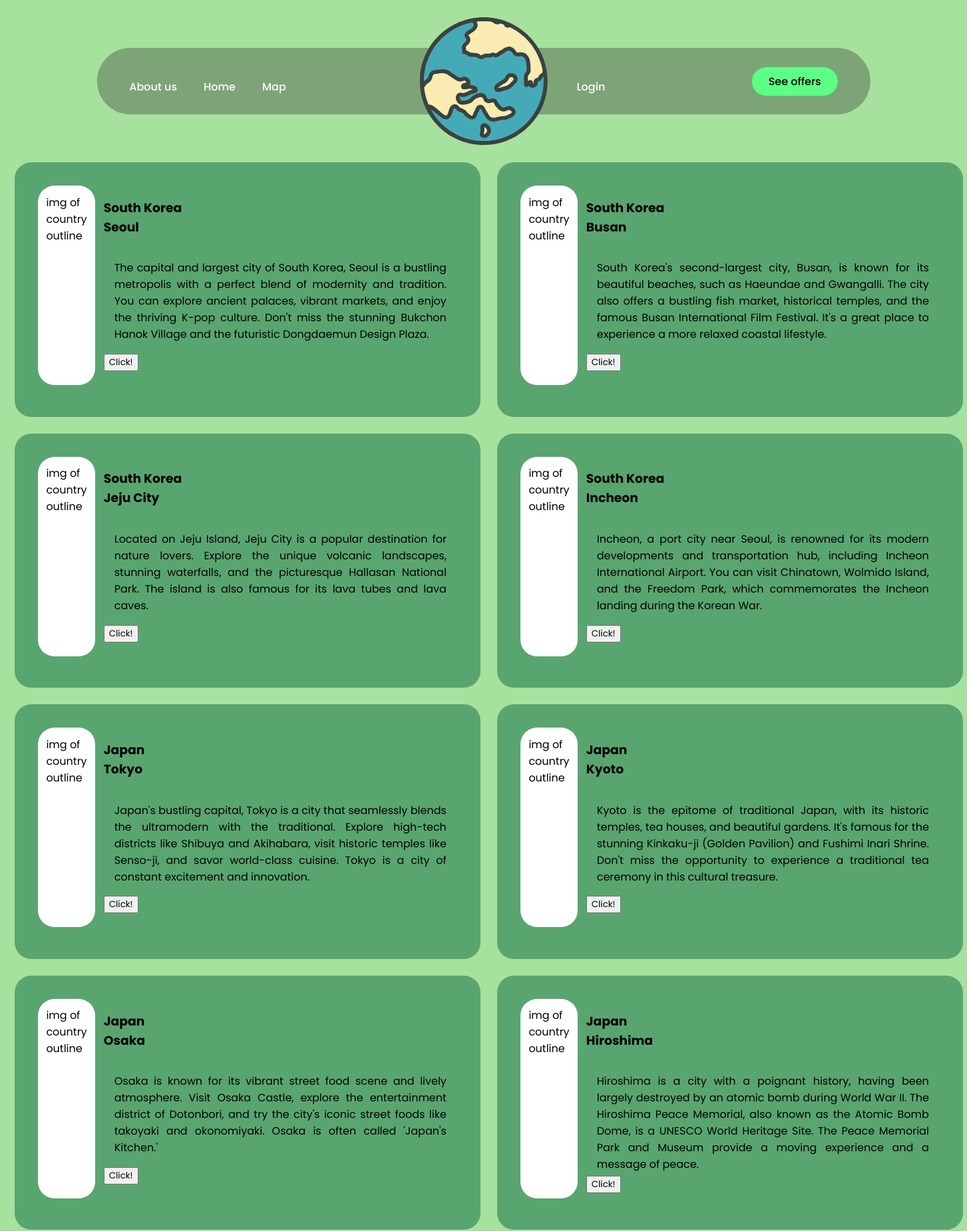
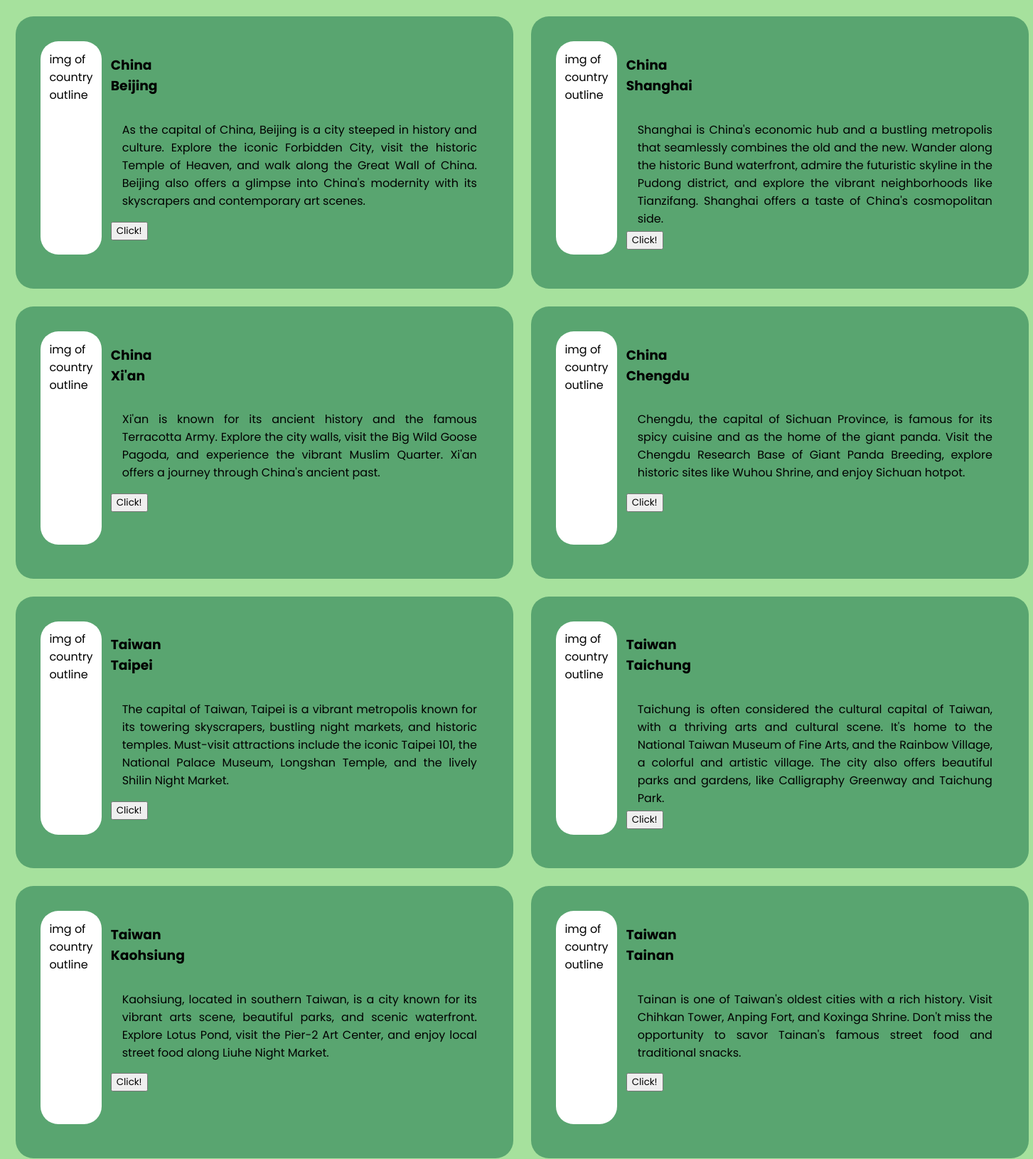
The app's page /website/alloffers.php (upper part) with its own data (2 pictures, top to bottom).
### tables this page shows
CREATE TABLE `countries` (
  `country_id` int(11) NOT NULL,
  `country_name` varchar(60) NOT NULL,
  `country_desc` text NOT NULL
);

CREATE TABLE `places` (
  `place_id` int(11) NOT NULL,
  `country_id` int(11) NOT NULL,
  `city` varchar(70) NOT NULL,
  `city_desc` text NOT NULL
);

### website/require/database.php (called while the page is built, shortened)
<?php
function getUser() {
    $user = null;
    return $user;
}
?>

### website/alloffers.php (the view, shortened to what this page needs)
<!DOCTYPE html>
<html lang="en">
<head>
    <link rel="stylesheet" href="css/style.css">
    <?php
        $fileName = basename(__FILE__, '.php');
        if (file_exists("css/$fileName.css")) {
            echo "<link rel='stylesheet' href='css/$fileName.css'>";
        }
    ?>
</head>
<body>
    <?php
    require_once("require/database.php");
    $user = getUser();
    require_once("components/header.php");
    ?>
    <main>
        <div class="grid-wrapper">
<?php
    $countryName = "SELECT countries.country_name FROM countries, places
                    WHERE countries.country_id = places.country_id";
    $placeQuery = "SELECT places.city, places.city_desc FROM places";
    $result = $db -> Query($placeQuery);
    $countryResult = $db -> Query($countryName);
    while($row = $result -> fetch_assoc() AND $countryRow = $countryResult ->fetch_assoc()) {
        printf("
        <div class='grid-element'>
                <div class='img-sect'>img of country outline</div>
                <div class='city-thingies'>
                    <h3>%s<br>%s</h3>
                    <div class='description'>%s</div>
                    <button>Click!</button>
                </div>
            </div>", $countryRow['country_name'], $row['city'], $row['city_desc']);
    }
?>
        </div>
    </main>
</body>
</html>

### website/components/header.php (shortened to what this page needs)
<header>
        <nav class="nav-links">
            <a href="aboutus.php">
                About us
            </a>
            <a href="home.php">
                Home
            </a>
            <a href="map.php">
                Map
            </a>
            <div class="page-name">
            </div>
        </nav>
        <div class="logo-container">
            <img src="../assets/globe.svg" alt="logo" class="logo">
        </div>
        <div class="nav-links">
            <?php
            if ($user) {
                $username = $user['login'];
                echo "<h3>
                <ion-icon name='person-circle-outline' class='icon'></ion-icon>
                > Howdy, <span class='greeting'>$username!</span>
                </h3>";
                if ($user['is_admin']) {
                    echo "<a href='admin.php'>
                    Admin Panel
                    </a>";
                }
                echo "<a href='logout.php'>
                Logout
                </a>";
            } else {
            ?>
            <?php
                if ($fileName != "login")
                    echo "<a href='login.php' class='logintext'>
                        <ion-icon name='person-circle-outline' class='icon'></ion-icon>
                        Login
                    </a>";
            ?>
            <?php
            }
            ?>
            <a href="alloffers.php"><button class="cta">See offers</button></a>
        </div>
    </header>

### website/css/style.css (style rules this page uses)
* { box-sizing: border-box; font-family: 'Poppins', sans-serif; }
:root { --main-color: rgb(166, 225, 157); --main-color-s: rgba(49, 49, 49, 0.35); --category-hovered: rgb(145, 255, 172); --button-color: rgb(93, 255, 133); --button-color-hovered: rgba(82, 255, 105, 0.8); --warning-color: rgba(252, 255, 89, 0.808); --warning-color-s: rgba(224, 194, 113, 0.781); --success-color: rgba(135, 255, 131, 0.808); --success-color-s: rgba(116, 201, 113, 0.808); --formbox-color: #D89DE1; --formbox-color-s: #d787e4; --page-name-bg: rgba(77, 255, 137, 0.3); --header-height: calc(5rem + 20px + 9rem); }
body { margin: 0px; padding: 0px; background-color: var(--main-color); height: 100vh; --body-height: 100vh; }
main { position: absolute; top: var(--header-height); display: flex; justify-content: center; align-items: center; height: calc( var(--body-height) - var(--header-height) ); --main-height: calc( var(--body-height) - var(--header-height) ); width: 100%; background-color: var(--main-color); }
header { display: flex; justify-content: space-between; align-items: center; position: relative; left: 50%; transform: translateX(-50%); margin-top: 4.5rem; padding: 10px 2%; width: clamp(100px, 80%, 100rem); border-radius: 500px; background-color: var(--main-color-s); z-index: 10; }
.page-name { position: absolute; top: -10px; right: 0; transform: translateY(-100%); width: 50%; height: 4rem; text-align: right; text-wrap: nowrap; }
header > * { flex: 1; height: 5rem; position: relative; display: flex; align-items: center; }
.nav-links a, .nav-links button { text-decoration: none; color: white; font-size: 16px; font-weight: 500; }
.nav-links button { color: black; }
nav.nav-links { flex: 1; justify-content: left; }
div.nav-links { flex: 1; justify-content: right; }
.logo-container { flex: 0 0 clamp(6em, 20vw, 12em); justify-content: center; position: relative; height: calc(100% + 20px); }
.logo { position: absolute; top: 50%; transform: translateY(-50%); max-width: 100%; height: auto; cursor: pointer; }
.nav-links a { position: relative; display: inline-block; padding: 0px 20px; }
.nav-links .logintext { position: relative; margin-right: auto; margin-left: 1.5em; font-weight: 500; color: white; }
.nav-links :has(.icon) { top: 0.5em; }
.nav-links a { transition: all 0.3s ease 0s; }
.nav-links a::after { content: ''; position: absolute; top: 100%; left: 50%; height: 2px; background: #fff; pointer-events: none; width: 0; transform: translate(-50%, 10px); opacity: 0.5; transition: 0.3s; }
.cta { padding: 9px 25px; background-color: var(--button-color); color: black; border: none; border-radius: 50px; cursor: pointer; transition: all 0.3s ease 0s; }
.description { text-align: justify; border-radius: 10px; max-height: 100px; overflow: hidden; overflow-y: scroll; padding: 3%; }
.img-sect { background-color: white; height: 150px; margin-bottom: 2%; padding: 2%; border-radius: 25px; }

### website/css/alloffers.css (style rules this page uses)
.grid-wrapper { width: 100%; display: grid; grid-template-columns: repeat(2, 1fr); gap: 25px; padding-inline: 1.5%; margin: auto; }
.grid-element { display: flex; padding: 5%; background-color: #59a570; border-radius: 25px; width: 700px; }
.img-sect { background-color: white; height: 300px; margin-right: 2%; padding: 2%; border-radius: 25px; }
.description { text-align: justify; border-radius: 10px; max-height: 170px; }

### records on screen
countries: country_name "South Korea"
places: city "Seoul", city_desc "The capital and largest city of South Korea, Seoul is a bustling metropolis with a perfect blend of modernity and tradition. You can explore ancient palaces, vibrant markets, and enjoy the thriving K-pop culture. Don't miss the stunning Bukchon Hanok Village and the futuristic Dongdaemun Design Plaza."
places: city "Busan", city_desc "South Korea's second-largest city, Busan, is known for its beautiful beaches, such as Haeundae and Gwangalli. The city also offers a bustling fish market, historical temples, and the famous Busan International Film Festival. It's a great place to experience a more relaxed coastal lifestyle."
places: city "Jeju City", city_desc "Located on Jeju Island, Jeju City is a popular destination for nature lovers. Explore the unique volcanic landscapes, stunning waterfalls, and the picturesque Hallasan National Park. The island is also famous for its lava tubes and lava caves."
places: city "Incheon", city_desc "Incheon, a port city near Seoul, is renowned for its modern developments and transportation hub, including Incheon International Airport. You can visit Chinatown, Wolmido Island, and the Freedom Park, which commemorates the Incheon landing during the Korean War."
countries: country_name "Japan"
places: city "Tokyo", city_desc "Japan's bustling capital, Tokyo is a city that seamlessly blends the ultramodern with the traditional. Explore high-tech districts like Shibuya and Akihabara, visit historic temples like Senso-ji, and savor world-class cuisine. Tokyo is a city of constant excitement and innovation."
places: city "Kyoto", city_desc "Kyoto is the epitome of traditional Japan, with its historic temples, tea houses, and beautiful gardens. It's famous for the stunning Kinkaku-ji (Golden Pavilion) and Fushimi Inari Shrine. Don't miss the opportunity to experience a traditional tea ceremony in this cultural treasure."
places: city "Osaka", city_desc "Osaka is known for its vibrant street food scene and lively atmosphere. Visit Osaka Castle, explore the entertainment district of Dotonbori, and try the city's iconic street foods like takoyaki and okonomiyaki. Osaka is often called 'Japan's Kitchen.'"
places: city "Hiroshima", city_desc "Hiroshima is a city with a poignant history, having been largely destroyed by an atomic bomb during World War II. The Hiroshima Peace Memorial, also known as the Atomic Bomb Dome, is a UNESCO World Heritage Site. The Peace Memorial Park and Museum provide a moving experience and a message of peace."
countries: country_name "China"
places: city "Beijing", city_desc "As the capital of China, Beijing is a city steeped in history and culture. Explore the iconic Forbidden City, visit the historic Temple of Heaven, and walk along the Great Wall of China. Beijing also offers a glimpse into China's modernity with its skyscrapers and contemporary art scenes."
places: city "Shanghai", city_desc "Shanghai is China's economic hub and a bustling metropolis that seamlessly combines the old and the new. Wander along the historic Bund waterfront, admire the futuristic skyline in the Pudong district, and explore the vibrant neighborhoods like Tianzifang. Shanghai offers a taste of China's cosmopolitan side."
places: city "Xi'an", city_desc "Xi'an is known for its ancient history and the famous Terracotta Army. Explore the city walls, visit the Big Wild Goose Pagoda, and experience the vibrant Muslim Quarter. Xi'an offers a journey through China's ancient past."
places: city "Chengdu", city_desc "Chengdu, the capital of Sichuan Province, is famous for its spicy cuisine and as the home of the giant panda. Visit the Chengdu Research Base of Giant Panda Breeding, explore historic sites like Wuhou Shrine, and enjoy Sichuan hotpot."
countries: country_name "Taiwan"
places: city "Taipei", city_desc "The capital of Taiwan, Taipei is a vibrant metropolis known for its towering skyscrapers, bustling night markets, and historic temples. Must-visit attractions include the iconic Taipei 101, the National Palace Museum, Longshan Temple, and the lively Shilin Night Market."
places: city "Taichung", city_desc "Taichung is often considered the cultural capital of Taiwan, with a thriving arts and cultural scene. It's home to the National Taiwan Museum of Fine Arts, and the Rainbow Village, a colorful and artistic village. The city also offers beautiful parks and gardens, like Calligraphy Greenway and Taichung Park."
places: city "Kaohsiung", city_desc "Kaohsiung, located in southern Taiwan, is a city known for its vibrant arts scene, beautiful parks, and scenic waterfront. Explore Lotus Pond, visit the Pier-2 Art Center, and enjoy local street food along Liuhe Night Market."
places: city "Tainan", city_desc "Tainan is one of Taiwan's oldest cities with a rich history. Visit Chihkan Tower, Anping Fort, and Koxinga Shrine. Don't miss the opportunity to savor Tainan's famous street food and traditional snacks."
